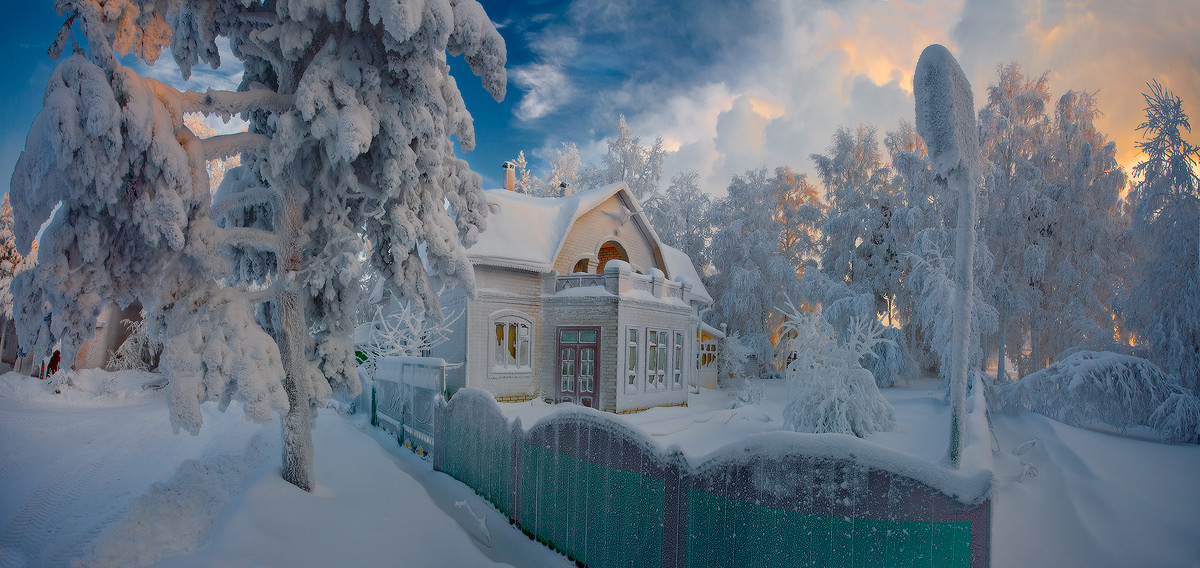
#> input picture Laba6/image.jpg, 1200 x 568 px
$ python start.py
#> lines starting #> are read from the running program, lines starting #| are printed output that depends on the picture
### Laba6/functions.py
import numpy as np
from enum import Enum
from sklearn import linear_model
from PIL import Image

lm = linear_model.LinearRegression()


class Color(Enum):
    RED = 0
    GREEN = 1
    BLUE = 2


def polynom_matrix(degree, width):
    x = np.arange(0, width)
    degree = np.arange(1, degree + 1)
    return np.array([[i ** j for j in degree] for i in x])


def predict_for_channel(X, enum, row, data):
    color = data[row, :, enum.value]
    lm.fit(X, color)
    Colorpredicted = lm.predict(X)
    return Colorpredicted


def clip_and_diff_image(colorMatrix, colorPredicted, threshold):
    diff = colorMatrix - colorPredicted
    np.clip(diff, -threshold, threshold, diff)
    return colorPredicted + diff


def compress_image(imagein, imageout='imageOutReady.png', bits_per_channel=5, polynom=4):
#> called with imagein = 'image.jpg', imageout = 'imageOutReady.png', bits_per_channel = 5, polynom = 4
    im = Image.open(imagein)
#> im is the input picture: PIL image 1200x568 RGB; mean R, G, B 101.8, 114.2, 126.7
    data = np.array(im.getdata()).reshape([im.height, im.width, 3])
    X = polynom_matrix(polynom, im.width)
    threshold = 2 ** (bits_per_channel - 1) - 1
    pix = im.load()

    for i in range(im.height):
        R = data[i, :, Color.RED.value]
        G = data[i, :, Color.GREEN.value]
        B = data[i, :, Color.BLUE.value]

        Rpredicted = predict_for_channel(X, Color.RED, i, data)
        Gpredicted = predict_for_channel(X, Color.GREEN, i, data)
        Bpredicted = predict_for_channel(X, Color.BLUE, i, data)

        R = clip_and_diff_image(R, Rpredicted, threshold)
        G = clip_and_diff_image(G, Gpredicted, threshold)
        B = clip_and_diff_image(B, Bpredicted, threshold)

        for j in range(im.width):
            l = list(pix[j, i])
            l[0] = int(R[j])
            l[1] = int(G[j])
            l[2] = int(B[j])
            pix[j, i] = tuple(l)

    im.save(imageout)
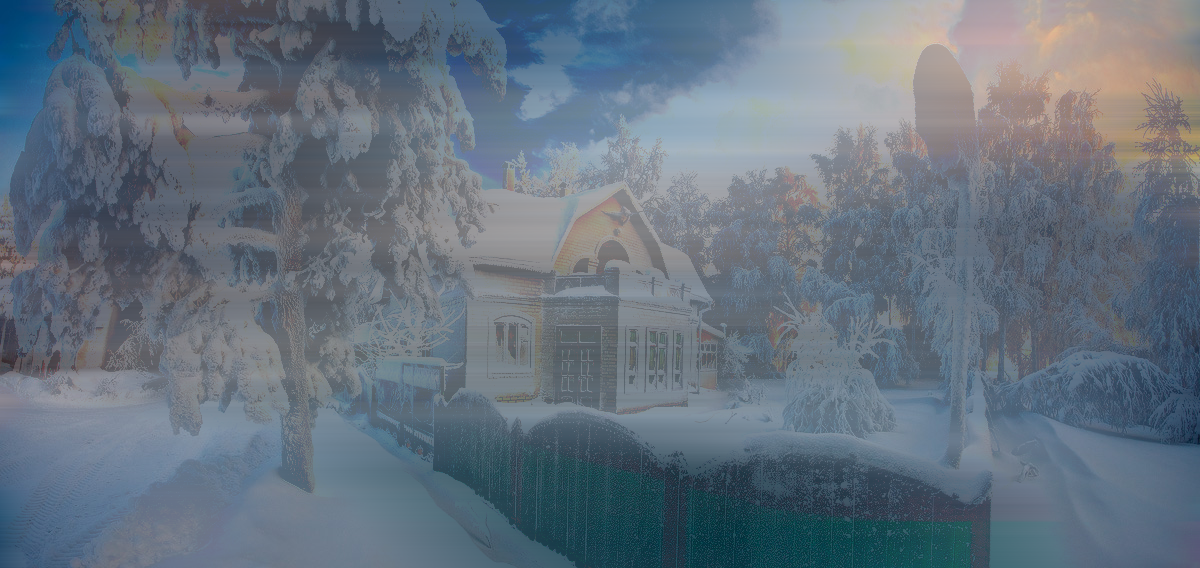
#> saved as imageOutReady.png: PIL image 1200x568 RGB; mean R, G, B 101.5, 114.2, 127.1
    print('ok')

### Laba6/start.py
from PIL import Image
import numpy as np
from sklearn import linear_model
import matplotlib.pyplot as plt
import functions as func
from enum import Enum
class Color(Enum):
    RED = 0
    GREEN = 1
    BLUE = 2


func.compress_image('image.jpg', bits_per_channel=5, polynom=4)

$ run again, with Laba6/ready3bit.png saved as Laba6/image.jpg
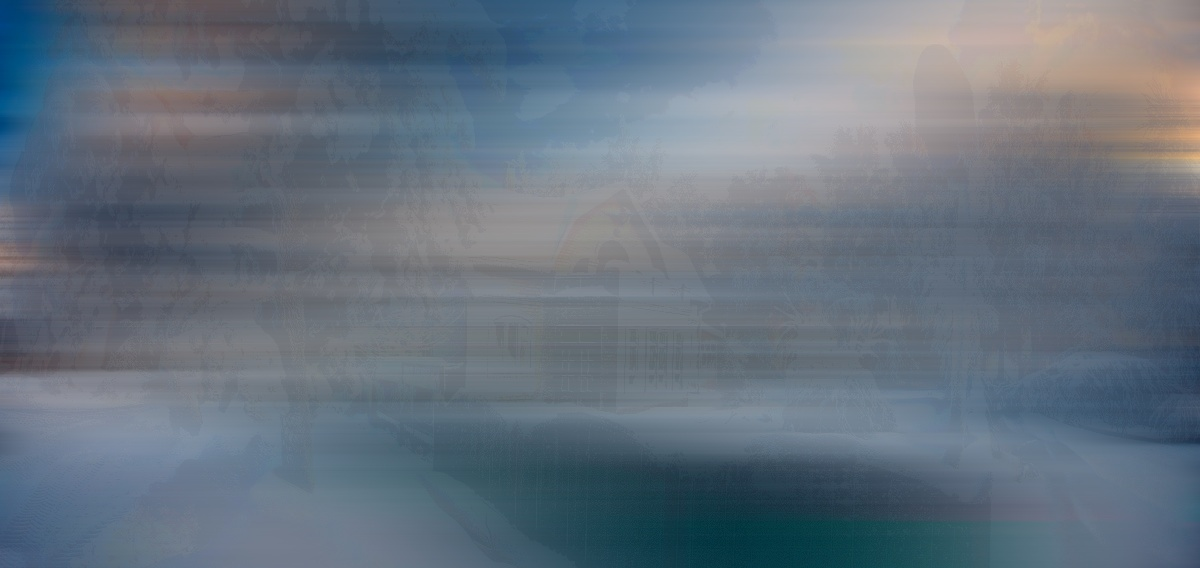
#> input picture Laba6/ready3bit.png, 1200 x 568 px
#> in compress_image, im is the input picture: PIL image 1200x568 RGB; mean R, G, B 101.4, 113.8, 126.4
#> in compress_image, `im.save(imageout)`:
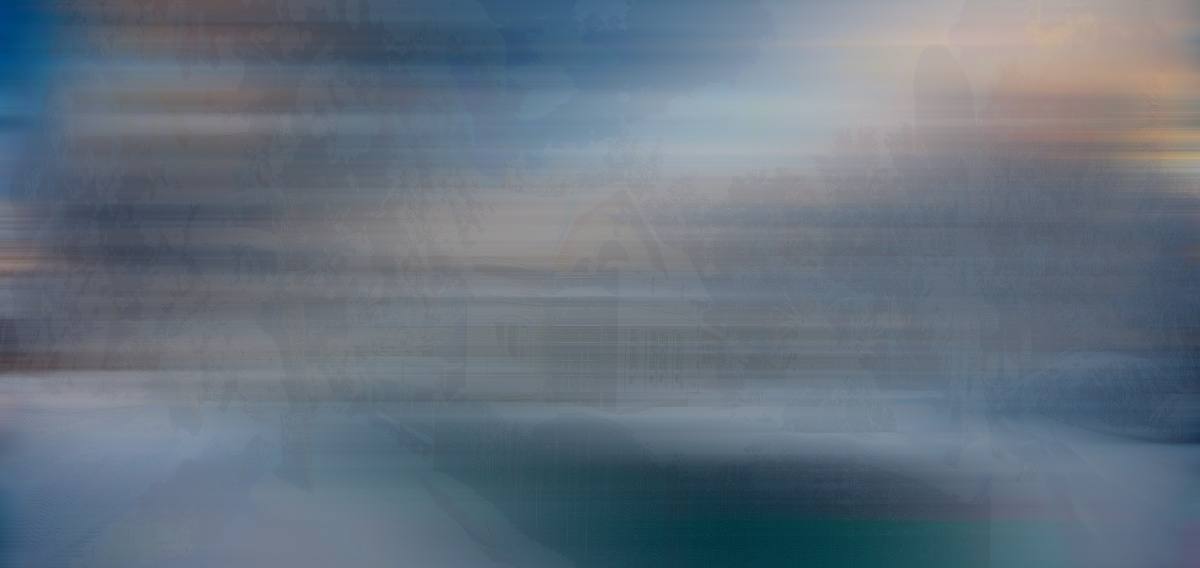
#> saved as imageOutReady.png: PIL image 1200x568 RGB; mean R, G, B 101.3, 113.8, 126.4
